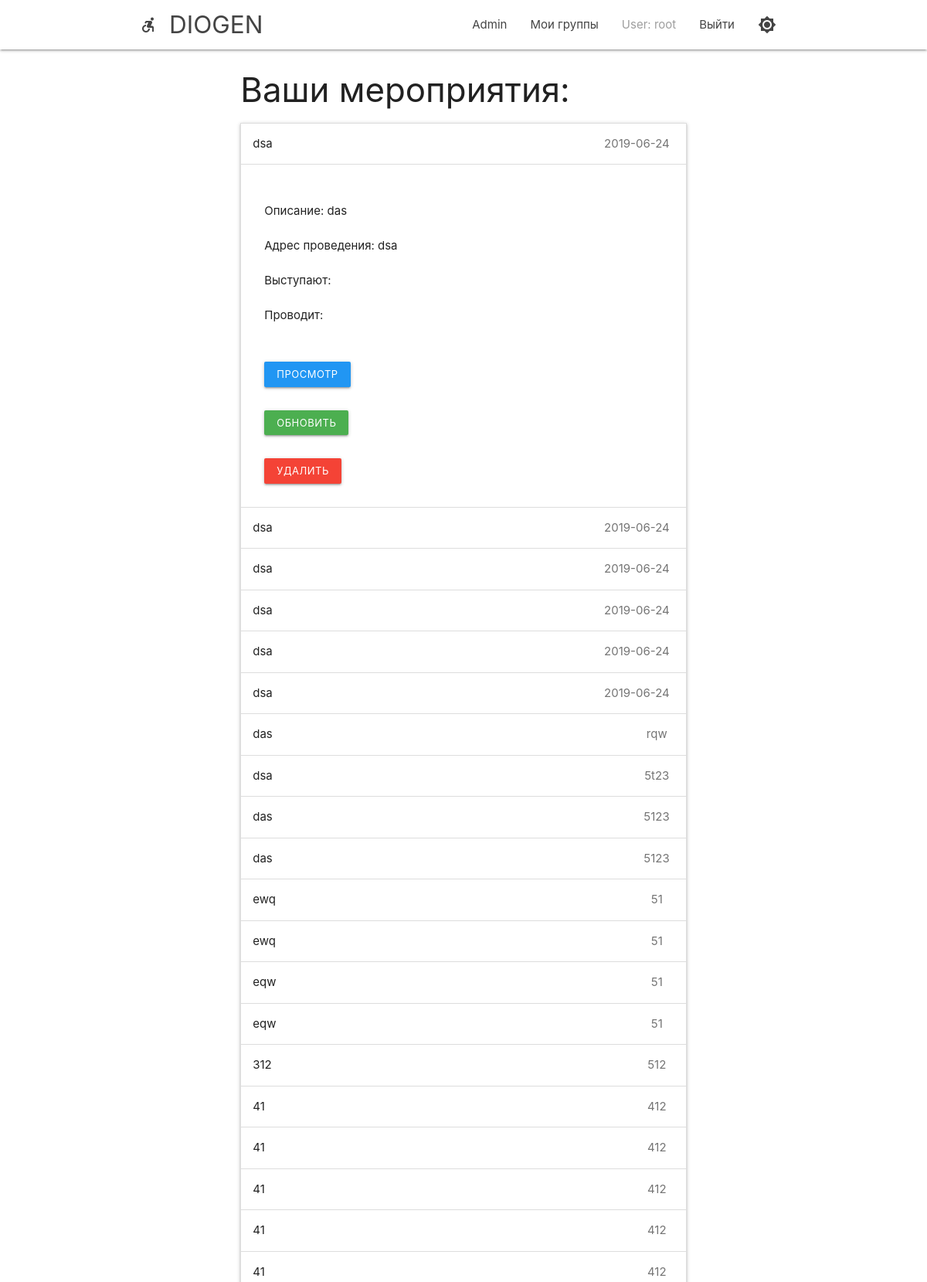
The page /myevents/ (signed in, upper part) on the database its author committed.
### userApp/models.py (models this page shows, shortened)
class EventProfile(models.Model):
    name = models.CharField(max_length=100,default='', blank=False)
    address = models.CharField(max_length=100,default='', blank=False)
    date = models.CharField(max_length=100, default='', blank=False)
    description = models.TextField(default='',blank=True)
    company = models.ForeignKey(PersonProfile, on_delete=models.CASCADE, blank=False)

### userApp/views.py (the view)
# urls.py: path('myevents/', views.EventList.as_view(), name="EventList"),
class EventList(ListView):
    model = EventProfile
    context_object_name = 'context'
    template_name = 'userApp/my_events.html'
    def get_queryset(self):
        result = super(EventList, self).get_queryset()
        return result.filter(company=get_object_or_404(PersonProfile, user=self.request.user))

### userApp/templates/userApp/my_events.html (shortened to what this page needs)
{% extends "mainPage/wrapper.html" %}
{% load static %}
{% block page %}
    <div class="row">
    <div class="col s3 m3 l3">
    </div>
    <div class="col s6 m6 l6">
            <h3>Ваши мероприятия:</h3>
                <ul class="collapsible" style="margin-block-end: 0px; margin-block-start: 0px;">
                    {% for event in  context %}
                    <li class="active">
                        <div class="collapsible-header" tabindex="0"> {{event.name}} <span class="badge">{{event.date}} </span></div>
                        <div class="collapsible-body" style="display: none;">
                        <p> Описание: {{event.description}}</p>
                        <p> Адрес проведения: {{event.address}}</p>
                        <p> Выступают: {{event.group}}</p>
                        <p> Проводит: {{event.company.company}}</p>
                        <form id="" action={% url 'EventDetail' pk=event.pk %}>
                            <button type="submit", class='btn-small blue ' style="margin-top: 30px;">Просмотр</button>
                        <form id="" action={% url 'EventUpdate' pk=event.pk %}>
                            <button type="submit", class='btn-small green ' style="margin-top: 30px;">Обновить</button>
                        <form id="" action={% url 'EventDelete' event.pk %}   method="post" accept-charset="utf-8">
                            <button type="submit", class='btn-small red' style="margin-top: 30px;">Удалить</button>
                        </form>
                        </div>
                    </li>
                    {% endfor %}
                </ul>
    </div>
    <div class="col s3 m3 l3">
    </div>
    </div>
{% endblock %}

### userApp/templates/mainPage/wrapper.html (shortened to what this page needs)
<!DOCTYPE html>
<html lang="en" style="height: 100%;">
<head>
  {% load static %}
  {% load staticfiles %}
  <link href="{% static 'css/materialize.css' %}" type="text/css" rel="stylesheet" media="screen,projection"/>
  <link href="{% static 'css/style.css' %}" type="text/css" rel="stylesheet" media="screen,projection"/>
</head>
<body>
  {% block header %}
  <body style="display: flex; flex-direction: column; height: 100%;">
      <nav class="white" role="navigation" style="flex: 0 0 auto;">
          <div class="nav-wrapper container ">
            {% if user.is_authenticated %}
            <a id="logo-container" href="/feed/" class="brand-logo">
                <i class="material-icons">accessible_forward</i>
              </i> DIOGEN</a>
            <ul class="right hide-on-med-and-down">
            {% else %}
            <a id="logo-container" href="/" class="brand-logo">
                <i class="material-icons">accessible_forward</i>
              </i> DIOGEN</a>
            <ul class="right hide-on-med-and-down">
            {% endif %}
            {% if request.user.is_superuser %}
            <li><a href="/admin/">Admin</a></li>
            {% endif %}
            {% if user.is_authenticated and user.profile.nickname != '' %}
            <li><a href={% url 'mygroups' %}>Мои группы</a></li>
            {% endif %}
            {% if user.is_authenticated %}
              <li><a class="grey-text" href={% url 'UserUpdate' pk=user.personprofile.pk %}>User: {{ user.get_username }}</a></li>
              <li><a href="{% url 'logout'%}?next=/">Выйти</a></li>
              <li>
                <form id="" action={% url 'UserUpdate' pk=user.personprofile.pk %}>
                  <a id="logo-container" href={% url 'UserUpdate' pk=user.personprofile.pk %}><i class="material-icons">brightness_7</i></a></li>
            {% endif %}
              </ul>
          </div>
      </nav>
  </body>
  <div class='content' style="flex: 1 0 auto;">
  {% endblock %}
  {% block page %}
  {% endblock %}
  {% block footer %}
  </div>
  {% endblock %}
  </body>
</html>

### userApp/static/css/style.css (style rules this page uses)
nav ul a, nav .brand-logo { color: #444; }
p { line-height: 2rem; }

### rows shown on the page
EventProfile: name "dsa", date "2019-06-24", description "das", address "dsa"
EventProfile: name "dsa", date "2019-06-24"
EventProfile: name "dsa", date "2019-06-24"
EventProfile: name "dsa", date "2019-06-24"
EventProfile: name "dsa", date "2019-06-24"
EventProfile: name "dsa", date "2019-06-24"
EventProfile: name "das", date "rqw"
EventProfile: name "dsa", date "5t23"
EventProfile: name "das", date "5123"
EventProfile: name "das", date "5123"
EventProfile: name "ewq", date "51"
EventProfile: name "ewq", date "51"
EventProfile: name "eqw", date "51"
EventProfile: name "eqw", date "51"
EventProfile: name "312", date "512"
EventProfile: name "41", date "412"
EventProfile: name "41", date "412"
EventProfile: name "41", date "412"
EventProfile: name "41", date "412"
EventProfile: name "41", date "412"

### other values the page prints
{{ user.get_username }} "root"
